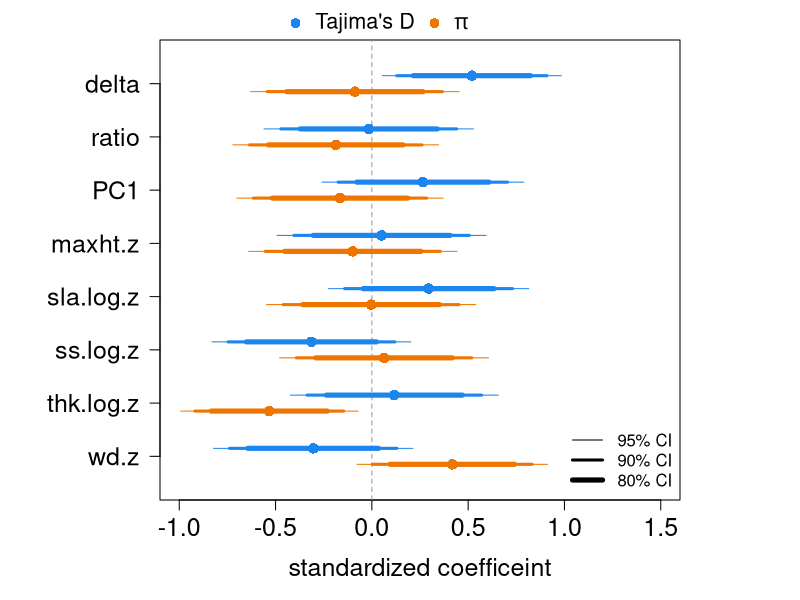
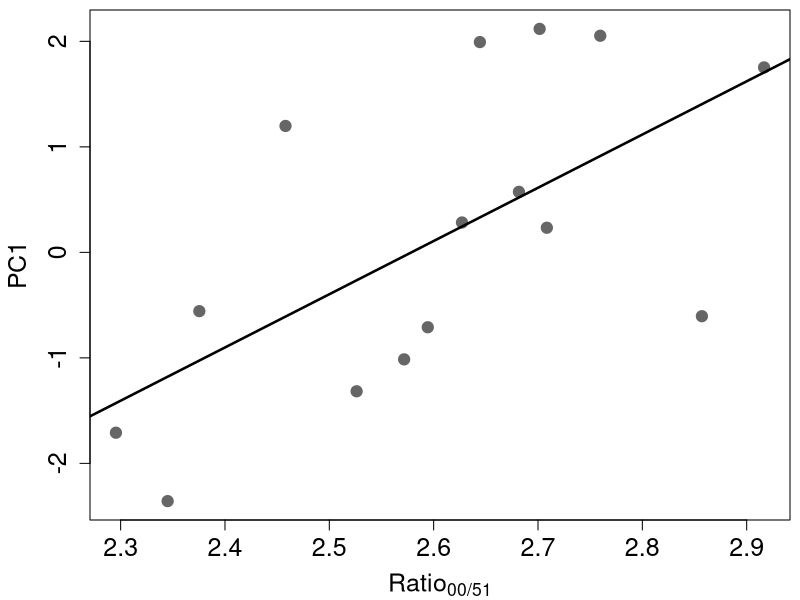
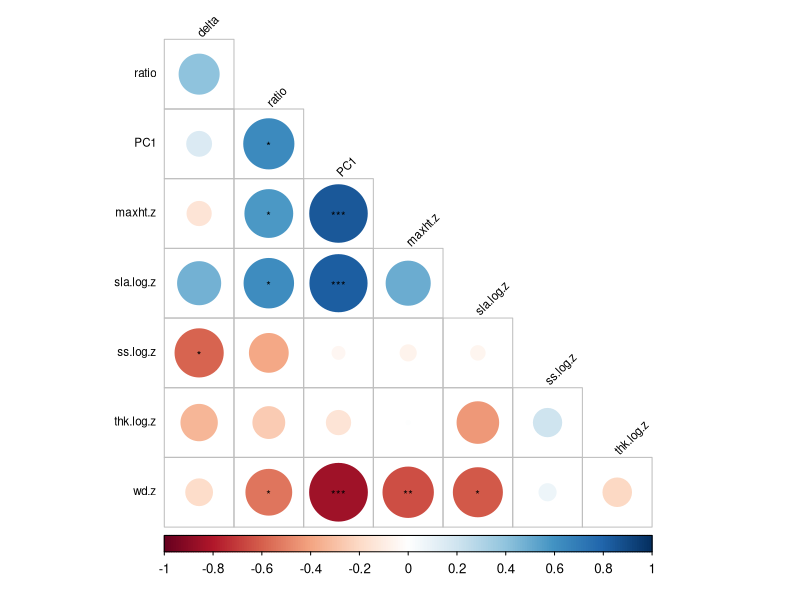
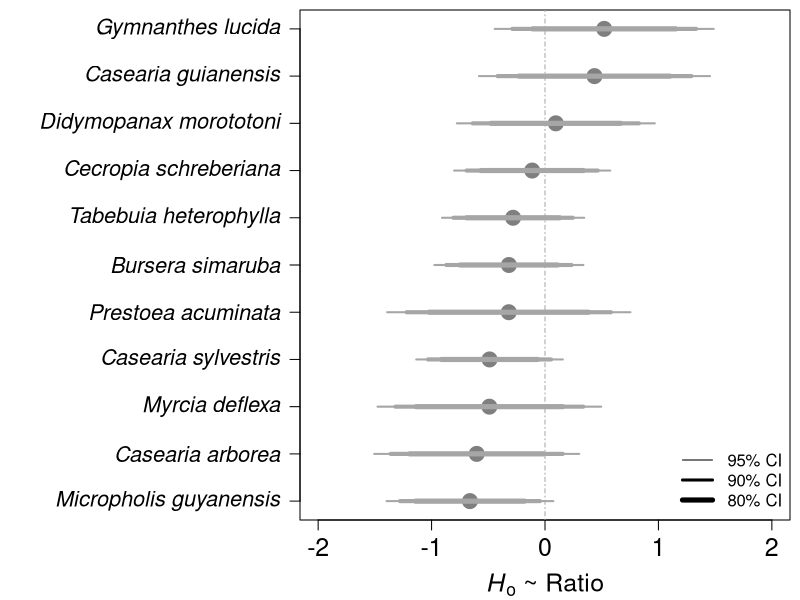
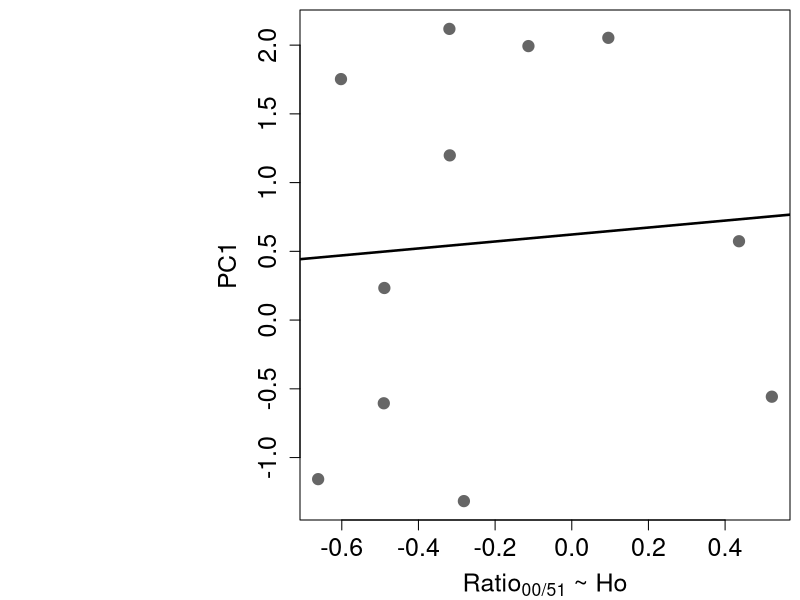
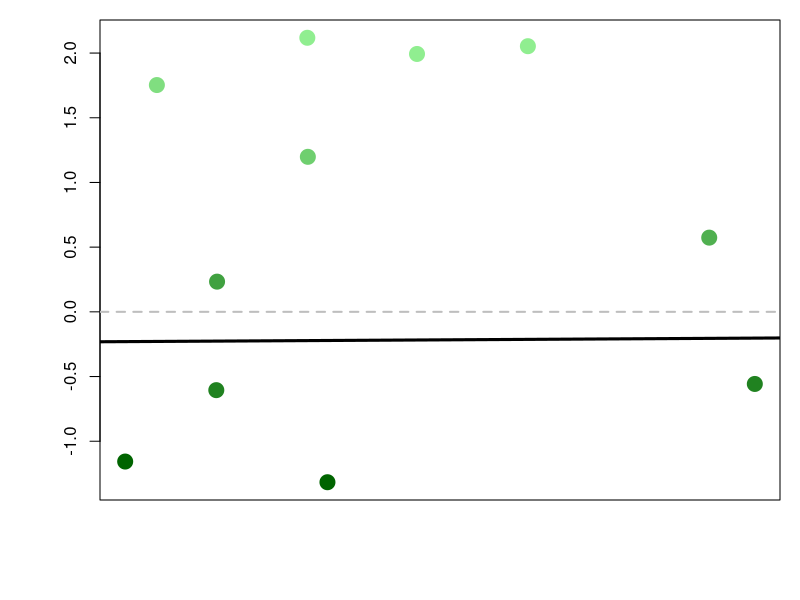
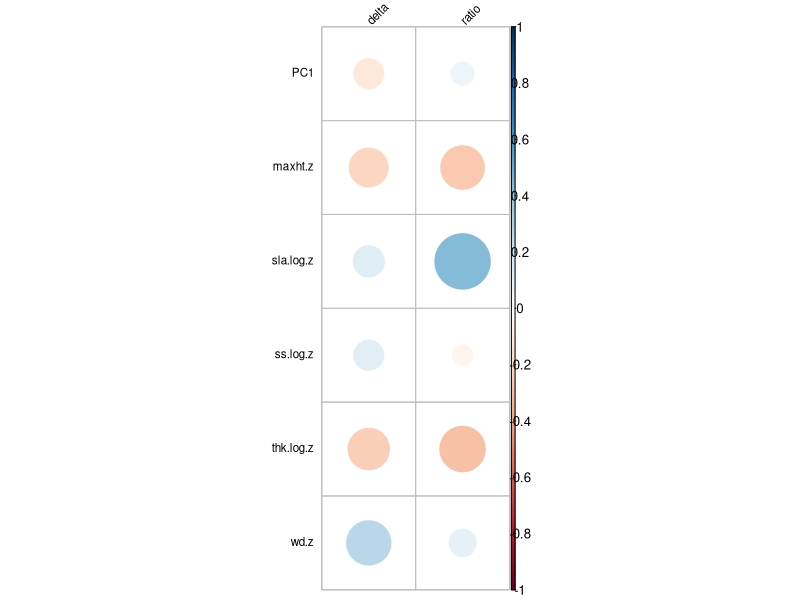

R code for these plots, in order:
require(corrplot)
require(lmtest)
library(dplyr)

Pop_stats <- read.csv("Data/PopGen_stats_pops.csv")
Pop_Habitat <- read.csv("Data/Habitat_51_00_pop.csv")
I_stats <-read.csv("Data/PopGen_stats_islands.csv")
traits<-read.csv("Data/Species_traits_habitat.csv")


##########################################################################
######################### D and Pi versus traits PR only ##################
###########################################################################

#filter the PR stats
PR_I_stats<-I_stats[which(I_stats$Island=='PR'),]
traits<-traits[,-2]
PR_I_stats<-merge(PR_I_stats,traits,by='sp_code')

#calculate delta and ratio
PR_I_stats$delta <- PR_I_stats$SH_00 - PR_I_stats$SH_51
PR_I_stats$ratio <- PR_I_stats$SH_00 / PR_I_stats$SH_51

#select the columns
cols <- PR_I_stats[,c("delta","ratio","PC1","maxht.z","sla.log.z","ss.log.z","thk.log.z","wd.z")]

#run fro PI 
coeff_Pi <- NULL
for (colname in colnames(cols)) {
  coeff <- summary(lm(scale(PR_I_stats$pi_scaled) ~ scale(PR_I_stats[, colname])))$coefficients[2, ]
  coeff_Pi <- rbind.data.frame(coeff_Pi, coeff)
}

rownames(coeff_Pi) <- paste(colnames(cols), "_pi", sep = "")
colnames(coeff_Pi) <- c("Estimate", "Std. Error", "t value", "Pr(>|t|)")
coeff_Pi <- as.data.frame(coeff_Pi)

#run for D
coeff_D <- NULL
for (colname in colnames(cols)) {
  coeff <- summary(lm(scale(PR_I_stats$D) ~ scale(PR_I_stats[, colname])))$coefficients[2, ]
  coeff_D <- rbind.data.frame(coeff_D, coeff)
}

rownames(coeff_D) <- paste(colnames(cols), "_D", sep = "")
colnames(coeff_D) <- c("Estimate", "Std. Error", "t value", "Pr(>|t|)")
coeff_D <- as.data.frame(coeff_D)

#cobine more 
coeffout<-rbind.data.frame(coeff_Pi,coeff_D)

#reorder the raws
base_order <- sub("_pi$", "", rownames(coeffout)[1:8])
new_order <- as.vector(rbind(paste0(base_order, "_pi"),
                             paste0(base_order, "_D")))
coeffout <- coeffout[new_order, ]

n_predictors <- nrow(coeffout) / 2   # 2 rows (pi, D) per predictor
predictor_names <- sub("_pi$", "", rownames(coeffout)[seq(1, nrow(coeffout), by = 2)])

# ---------------------------------------------------------------------------
# 'test' = y-position for each row of coeffout
offset <- 0.15
test <- rep(n_predictors:1, each = 2) + rep(c(offset, -offset), n_predictors)
# n_predictors:1 (rather than 1:n_predictors) so the first predictor in
# coeffout appears at the TOP of the plot, matching typical forest-plot layout

col_D  <- 'dodgerblue2'
col_pi <- 'darkorange2'

# ---------------------------------------------------------------------------
# Set up empty plot
# ---------------------------------------------------------------------------
alpha95 <- 0.05
z95 <- qnorm(1 - alpha95 / 2)
xr <- range(c(coeffout$Estimate - z95 * coeffout$`Std. Error`,
              coeffout$Estimate + z95 * coeffout$`Std. Error`))

par(mar = c(5, 8, 2, 6))  # extra left margin for predictor labels

plot(NA, xlim = c(-1, 1.5),, ylim = c(0.5, n_predictors + 0.5),
     yaxt = 'n', ylab = '', xlab = 'standardized coefficeint', cex.axis = 1.5, cex.lab = 1.5 )

axis(2, at = n_predictors:1, labels = predictor_names, las = 1, cex.axis = 1.5)
abline(v = 0, lty = 2, col = 'grey60')

# ---------------------------------------------------------------------------
# Draw CI segments (this is your original loop, with 'test' now defined)
# ---------------------------------------------------------------------------
for (ci in 1:3) {
  
  # Calculate confidence interval for the estimate
  alpha <- c(0.05, 0.1, 0.2)[ci]   # significance level (1 - confidence level)
  z_value <- qnorm(1 - alpha / 2)  # critical value for normal distribution
  
  lower_bound <- coeffout$Estimate - z_value * coeffout$`Std. Error`
  upper_bound <- coeffout$Estimate + z_value * coeffout$`Std. Error`
  
  segments(lower_bound, test, upper_bound, test,
           col = c(col_D, col_pi),      # recycled: odd rows = D, even rows = pi
           lwd = c(1, 3, 5)[ci])
}

# ---------------------------------------------------------------------------
# Point estimates on top
# ---------------------------------------------------------------------------
points(coeffout$Estimate, test, pch = 16, cex = 1.4,
       col = rep(c(col_D, col_pi), n_predictors))

# ---------------------------------------------------------------------------
# Legends
# ---------------------------------------------------------------------------
legend("bottomright", legend = c("95% CI", "90% CI", "80% CI"),
       lwd = c(1, 3, 5), bty = "n", cex = )

legend("bottom", inset = c(0, 0.98), xpd = TRUE, horiz = TRUE,
       legend = c("Tajima's D", expression(pi)),
       col = c(col_D, col_pi), pch = 16, bty = 'n', cex = 1.3)
# ---------------------------------------------------------------------------
# Plot PC1 ~ Ration 00/51
# ---------------------------------------------------------------------------
par(mar = c(4, 4.5, 0.5, 0.5))
plot(PR_I_stats$ratio, PR_I_stats$PC1,
     pch = 19,
     xlab = expression(Ratio["00/51"]),
     ylab = "PC1", 
     cex.lab = 1.5, 
     cex.axis = 1.5, 
     cex=1.5, 
     col = "gray40")
abline(lm(PR_I_stats$PC1~PR_I_stats$ratio), lwd = 2.5)

summary(lm(PR_I_stats$PC1~PR_I_stats$ratio))

# ---------------------------------------------------------------------------
#correlation plot (figure S5)
# ---------------------------------------------------------------------------
cor_PR_I_stats <- PR_I_stats[,c("delta","ratio","PC1","maxht.z","sla.log.z","ss.log.z","thk.log.z","wd.z")]

matrice_spearman <- cor(cor_PR_I_stats[,c(1:8)], method = "spearman", use = "complete.obs")
res <- cor.mtest(cor_PR_I_stats[,c(1:8)], method = "spearman",conf.level = 0.95)
#signes <- ifelse(matrice_spearman > 0, "+", "-")
corrplot(matrice_spearman,
         p.mat = res$p,
         insig = 'label_sig',  # Cache les non-significatifs
         method = "circle",
         # Fond coloré pour le signe/force             # Utilise nos symboles + et -
         pch.cex = .7,            # Taille des symboles
         pch.col = "gray0",        # Couleur des symboles
         addgrid.col = "gray",
         type = 'lower',diag = F,sig.level = c(0.001,0.01,0.05)
         ,tl.col = 'black',tl.srt = 45,tl.cex = 0.7
)

############################# ############################# ############################# 
############################# Obs het~ ratio ############################# ###################
############################# ############################# #############################
#calcualte habitat change by population
Pop_Habitat$delta<-c((Pop_Habitat$habitat_00))-c((Pop_Habitat$habitat_51))
Pop_Habitat$ratio<-c(Pop_Habitat$habitat_00+1)/c(Pop_Habitat$habitat_51+1)

#filter and keep only the sampling locations in Puerto Rico 
Pop_stats_PR <-  Pop_stats[which(Pop_stats$island=='PR'),]

#add habitat change to the dataframe
Pop_stats_PR <- Pop_stats_PR %>%
left_join(
  Pop_Habitat %>% select(sp_code, pop_ID , delta , ratio),
  by = c("sp_code", "pop_ID")
)

coeff_Ho<-NULL
keep<-names(which(c(unlist(by(Pop_stats_PR$obs_het,Pop_stats_PR$sp_code,function(x) length(x))))>4))
for(i in keep){
  dataf2<-Pop_stats_PR[(Pop_stats_PR$sp_code==i),]
  coeff<-summary(lm(scale(dataf2$obs_het)~scale(dataf2$ratio)))$coefficients[2,]
  coeff_Ho<-rbind.data.frame(coeff_Ho,coeff)
}

rownames(coeff_Ho)<-keep
colnames(coeff_Ho)<-names(coeff)
coeff_Ho<-as.data.frame(coeff_Ho)

coeff_Ho$sp_code <- rownames(coeff_Ho)
rownames(coeff_Ho) <- NULL
coeff_Ho<-coeff_Ho[, c("sp_code" ,"Estimate", "Std. Error", "t value",  "Pr(>|t|)")]

coeff_Ho <- coeff_Ho %>%
  left_join(
    traits %>% select(sp_code,wd.z,ss.log.z,thk.log.z, sla.log.z,maxht.z,PC1),
    by = c("sp_code")
  )

coeff_Ho$sp_name <- Pop_stats_PR$sp_name[match(coeff_Ho$sp_code,Pop_stats_PR$sp_code)]

######plot
par(mar = c(4, 15, 0.5, 0.5))

# # Order alphabetically by species name
# ord <- order(coeff_Ho$sp_name)
# coeff_Ho_ord <- coeff_Ho[ord, ]
# sp_names_ord <- (coeff_Ho$sp_name[ord])

#oder by coefficient
ord <- order(coeff_Ho$Estimate)
coeff_Ho_ord <- coeff_Ho[ord, ]
sp_names_ord <- coeff_Ho$sp_name[ord]


## ---- Build italic Genus species labels ---------------------------------

labs <- as.expression(
  lapply(sp_names_ord, function(x) {
    parts <- strsplit(x, " ")[[1]]
    bquote(italic(.(parts[1]) ~ .(parts[2])))
  })
)

## ---- Main Plot ----------------------------------------------------------

plot(
  (coeff_Ho_ord$Estimate),
  1:nrow(coeff_Ho_ord),
  cex.lab = 1.5,
  ylab = "",
  xlim = c(-2, 2),
  pch = 19,
  col = "gray50",
  cex = 2,
  yaxt = "n",
  cex.axis = 1.5,
  xlab = expression(italic(H)[o] ~ "~ Ratio")
)

abline(v = 0, lty = 4, col = "gray65")


## ---- Add Confidence Intervals ------------------------------------------

for (ci in 1:3) {
  
  alpha <- c(0.05, 0.10, 0.20)[ci]          # significance levels
  z_value <- qnorm(1 - alpha / 2)
  
  lower_bound <- coeff_Ho_ord$Estimate - z_value * coeff_Ho_ord$`Std. Error`
  upper_bound <- coeff_Ho_ord$Estimate + z_value * coeff_Ho_ord$`Std. Error`
  
  segments(
    lower_bound, 1:nrow(coeff_Ho_ord),
    upper_bound, 1:nrow(coeff_Ho_ord),
    col = "gray65",
    lwd = c(2, 4, 5)[ci]
  )
}

legend("bottomright",
       legend = c("95% CI", "90% CI", "80% CI"),
       lwd = c(1, 3, 5),
       bty = "n",
       cex = 1)


## ---- Add Y-axis with alphabetical italic labels ------------------------

axis(
  2,
  at = 1:length(labs),
  labels = labs,
  las = 1,
  cex.axis = 1.3
)

#####---------made 

plot(coeff_Ho_ord$Estimate,coeff_Ho_ord$PC1,
     pch = 19,
     xlab = expression(Ratio["00/51"]~"~"~Ho),
     ylab = "PC1", 
     cex.lab = 1.5, 
     cex.axis = 1.5, 
     cex=1.5, 
     col = "gray40")
abline(lm(coeff_Ho_ord$PC1 ~ coeff_Ho_ord$Estimate), lwd = 2.5)
summary(lm(coeff_Ho_ord$PC1 ~ coeff_Ho_ord$Estimate))
##new results
# coefficients:
#   Estimate Std. Error t value Pr(>|t|)
# (Intercept)         0.6226     0.4774   1.304    0.225
# coeff_Ho$Estimate   0.2534     1.1067   0.229    0.824

#old results 
# Estimate Std. Error t value Pr(>|t|)  
# (Intercept)            0.03457    0.35781   0.097   0.9252  
# coeff_Ho_ord$Estimate -2.83629    0.98556  -2.878   0.0182 *
# 
# cols <- colorRampPalette(c("darkgreen", "lightgreen"))(10)


# Map PC1 values to colors
cols <- colorRampPalette(c("darkgreen", "lightgreen"))(10)
col_index <- cut(coeff_Ho_ord$PC1, breaks = 10, labels = FALSE)

par(mar = c(5, 5, 1, 1))
plot(coeff_Ho_ord$Estimate,coeff_Ho_ord$PC1,
     col = cols[col_index],          # change color of points
     pch = 19,
     cex=2,# filled circles
     ylab = "",   # custom x‑axis label
     xlab = "", 
     xaxt = "n",
     cex.axis = 1,
     cex.lab =1
)
abline(lm(coeff_Ho_ord$Estimate ~ coeff_Ho_ord$PC1 ), lwd = 3)
abline(h = 0, lwd = 2, lty = 2, col='gray')


######correlation plot figure S6 --> The results here are changing
colnames(Pop_stats_PR)
coeff3b<-NULL
for(j in c(10:11)){
  
  coeff3<-NULL
  keep<-names(which(c(unlist(by(Pop_stats_PR$obs_het, Pop_stats_PR$sp_code,function(x) length(x))))>4))
  for(i in keep){
    dataf2<-Pop_stats_PR[which(Pop_stats_PR$sp_code==i),]
    coeff<-summary(lm(scale(dataf2$obs_het)~scale(dataf2[,j])))$coefficients[2,]
    coeff3<-rbind.data.frame(coeff3,coeff)
  }
  coeff3b <- cbind(coeff3b,coeff3[,1])
}

head(coeff3b)
rownames(coeff3b)<-keep
colnames(coeff3b)<-colnames(Pop_stats_PR)[10:11]
coeff3b<-as.data.frame(coeff3b)

head(coeff_Ho_ord)
rownames(traits)<-traits$sp_code
traits_f <- traits[rownames(traits) %in% keep, ]
traits_filt <- traits_f[,c("PC1","maxht.z","sla.log.z","ss.log.z","thk.log.z","wd.z")]

out<-merge(coeff3b,traits_filt ,by = 0 )
head(out)

require(corrplot)
matrice_spearman <- cor(out[,c(-1)], method = "pearson", use = "complete.obs")
msub<-matrice_spearman[c(3:nrow(matrice_spearman)),c(1:2)]
res <- cor.mtest(out[,c(-1)], method = "pearson",conf.level = 0.95)
rsub<-res$p[c(3:nrow(matrice_spearman)),c(1:2)]

#signes <- ifelse(matrice_spearman > 0, "+", "-")
corrplot(msub,
         p.mat = rsub,
         insig = 'label_sig',  # Cache les non-significatifs
         method = "circle",
         # Fond coloré pour le signe/force             # Utilise nos symboles + et -
         pch.cex = .7,            # Taille des symboles
         pch.col = "gray0",        # Couleur des symboles
         addgrid.col = "gray",
         diag = T,sig.level = c(0.001,0.01,0.05)
         ,tl.col = 'black',tl.srt = 45,tl.cex = 0.7
)
